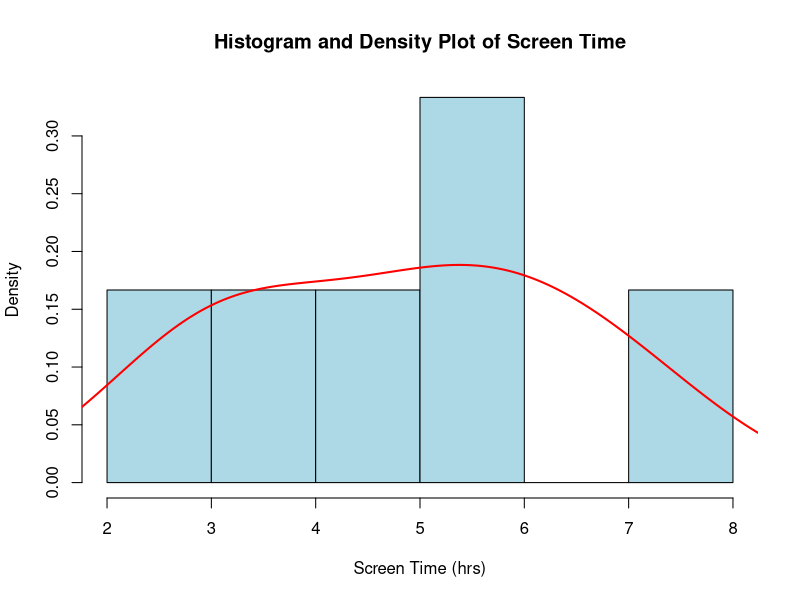

The R source for this figure:
# Create Dataset
app <- data.frame(
  User_ID = c("U01","U02","U03","U04","U05","U06"),
  Gender = c("Male","Female","Male","Female","Male","Female"),
  Age = c(20,22,19,21,23,20),
  Screen_Time = c(4.5,6.0,3.2,7.1,2.8,5.4),
  App_Usage_Count = c(18,25,12,30,10,22),
  Data_Used = c(2.4,3.8,1.6,4.5,1.2,3.1),
  Satisfaction = c(3,5,3,5,2,4)
)

# Histogram
hist(app$Screen_Time,
     probability = TRUE,
     col = "lightblue",
     border = "black",
     main = "Histogram and Density Plot of Screen Time",
     xlab = "Screen Time (hrs)",
     ylab = "Density")

# Density Curve
lines(density(app$Screen_Time),
      col = "red",
      lwd = 2)
